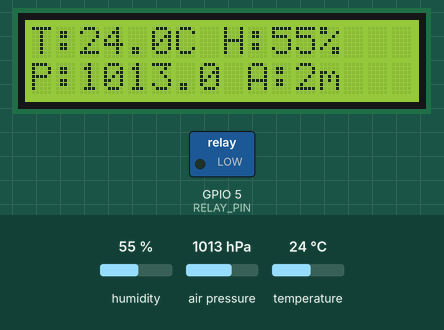
A sketch run on a simulated ESP32. Shown: 16×2 character LCD, switched loads named in the sketch (green lamp = pin HIGH). The inputs (shaded band) are chosen by the test bench; at power-on: temperature 24 °C, air pressure 1013 hPa, humidity 55 %. WiFi joins after 1.5 s; servers stay silent unless stated; what the sketch prints to the serial monitor is not drawn.

Above: at 3.0 s.
3.1 s: temperature set to 29 °C
At 6.1 s:
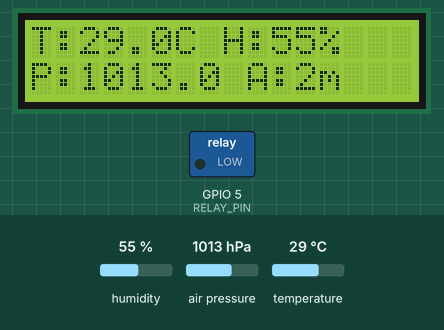
6.4 s: temperature set to 32 °C
At 8.2 s:
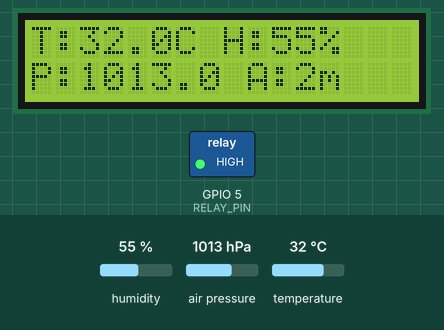
8.9 s: air pressure set to 952 hPa
At 10.0 s:
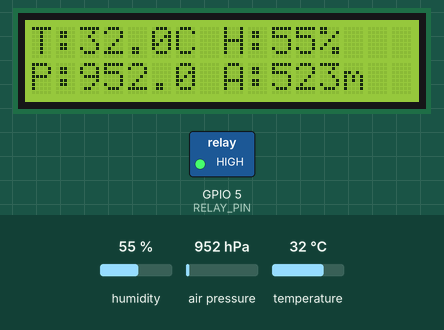
10.8 s: humidity set to 22 %
At 13.1 s:
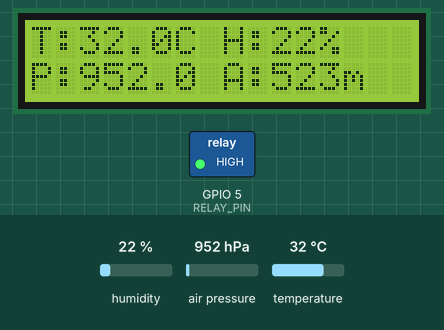
13.9 s: air pressure set to 975 hPa
At 15.0 s:
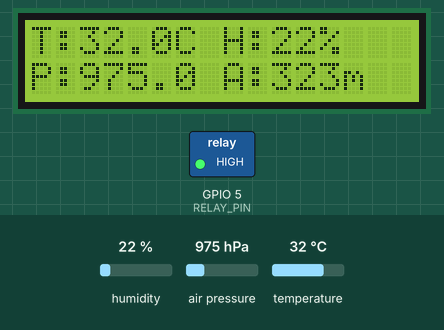
15.9 s: air pressure set to 1000 hPa
At 17.8 s:
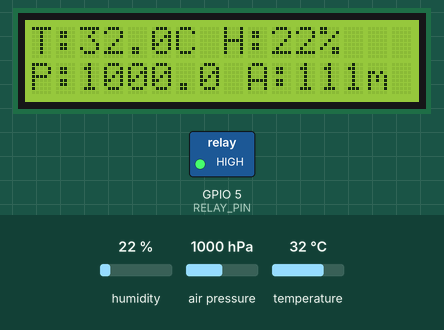
Timing chart, 0 to 18.9 s (numbered marks = the images above; inputs shaded):
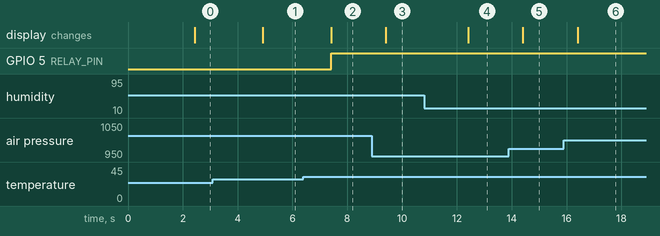

Measured:
- the behaviour switches between 30 and 31 °C on temperature (found by bisection; images 1 and 2)
- after the input at 3.1 s, the display: changes after 1.8 s (image 1)
- after the input at 6.4 s, GPIO 5 (RELAY_PIN): LOW → HIGH after 1.0 s; the display: changes after 1.0 s (image 2)
- after the input at 8.9 s, the display: changes after 0.50 s (image 3)
- after the input at 10.8 s, the display: changes after 1.6 s (image 4)
- after the input at 13.9 s, the display: changes after 0.50 s (image 5)
- after the input at 15.9 s, the display: changes after 0.50 s (image 6)

The sketch:

Weather_Station_Final.ino
```cpp
// === Blynk IoT Template Settings ===
#define BLYNK_TEMPLATE_ID "TMPL3XYhfHBGx"
#define BLYNK_TEMPLATE_NAME "Simple Weather Station"
#define BLYNK_AUTH_TOKEN "hYARpjigLBexbseP77cGQ4h-v6eIZjI3"

// === Include Libraries ===
#include <WiFi.h>
#include <Wire.h>
#include <BlynkSimpleEsp32.h>
#include <DHT.h>
#include <Adafruit_Sensor.h>
#include <Adafruit_BMP280.h>
#include <LiquidCrystal_I2C.h>

// === I2C Buses ===
TwoWire I2C_BMP = TwoWire(1);  // BMP280 uses Wire1

// === Pin Definitions ===
#define DHTPIN 32
#define DHTTYPE DHT11
#define RELAY_PIN 5

// BMP280 I2C Pins (Wire1)
#define BMP_SDA 18
#define BMP_SCL 19

// LCD I2C Pins (default Wire)
#define LCD_SDA 21
#define LCD_SCL 22

// === Create Sensor Objects ===
DHT dht(DHTPIN, DHTTYPE);
Adafruit_BMP280 bmp(&I2C_BMP);
LiquidCrystal_I2C lcd(0x27, 16, 2);  // Adjust address if needed

BlynkTimer timer;

// === WiFi Credentials ===
char ssid[] = "iQOO Neo7";
char pass[] = "7205970715";

// === Virtual Pins ===
#define VPIN_TEMP V0
#define VPIN_HUMIDITY V1
#define VPIN_ALTITUDE V3
#define VPIN_PRESSURE V4

// === Cache Values ===
float lastTemp = 0, lastHumidity = 0;
float lastPressure = 0, lastAltitude = 0;

// === Sensor Setup Function ===
void setupSensors() {
  dht.begin();
  if (!bmp.begin(0x76)) {
    Serial.println("BMP280 not found!");
  } else {
    bmp.setSampling(Adafruit_BMP280::MODE_NORMAL,
                    Adafruit_BMP280::SAMPLING_X2,
                    Adafruit_BMP280::SAMPLING_X16,
                    Adafruit_BMP280::FILTER_X16,
                    Adafruit_BMP280::STANDBY_MS_500);
    Serial.println("BMP280 ready.");
  }
}

// === DHT11 Data Sending Function ===
void sendDHTData() {
  float temp = dht.readTemperature();
  float humid = dht.readHumidity();

  if (!isnan(temp) && !isnan(humid)) {
    if (abs(temp - lastTemp) > 0.1 || abs(humid - lastHumidity) > 0.1) {
      lastTemp = temp;
      lastHumidity = humid;

      Blynk.virtualWrite(VPIN_TEMP, temp);
      Blynk.virtualWrite(VPIN_HUMIDITY, humid);

      lcd.setCursor(0, 0);
      lcd.print("T:");
      lcd.print(temp, 1);
      lcd.print("C H:");
      lcd.print(humid, 0);
      lcd.print("%  ");

      digitalWrite(RELAY_PIN, temp > 30 ? HIGH : LOW);
    }
  }
}

// === BMP280 Data Sending Function ===
void sendBMPData() {
  float pressure = bmp.readPressure() / 100.0F;
  float altitude = bmp.readAltitude(1013.25);

  if (abs(pressure - lastPressure) > 0.1 || abs(altitude - lastAltitude) > 0.1) {
    lastPressure = pressure;
    lastAltitude = altitude;

    Blynk.virtualWrite(VPIN_PRESSURE, pressure);
    Blynk.virtualWrite(VPIN_ALTITUDE, altitude);

    lcd.setCursor(0, 1);
    lcd.print("P:");
    lcd.print(pressure, 1);
    lcd.print(" A:");
    lcd.print(altitude, 0);
    lcd.print("m ");
  }
}

// === Read All Sensors ===
void readSensors() {
  sendDHTData();
  sendBMPData();
  Serial.println("Sensor data sent.");
}

// === Setup ===
void setup() {
  Serial.begin(115200);
  pinMode(RELAY_PIN, OUTPUT);

  // Start LCD I2C (default Wire, on pins 21 & 22)
  Wire.begin(LCD_SDA, LCD_SCL);
  lcd.begin(16, 2);
  lcd.backlight();
  lcd.setCursor(0, 0);
  lcd.print("Initializing...");

  // Start BMP I2C (Wire1)
  I2C_BMP.begin(BMP_SDA, BMP_SCL);

  setupSensors();

  Blynk.begin(BLYNK_AUTH_TOKEN, ssid, pass);
  timer.setInterval(500L, readSensors);
}

// === Main Loop ===
void loop() {
  Blynk.run();
  timer.run();
}
```
